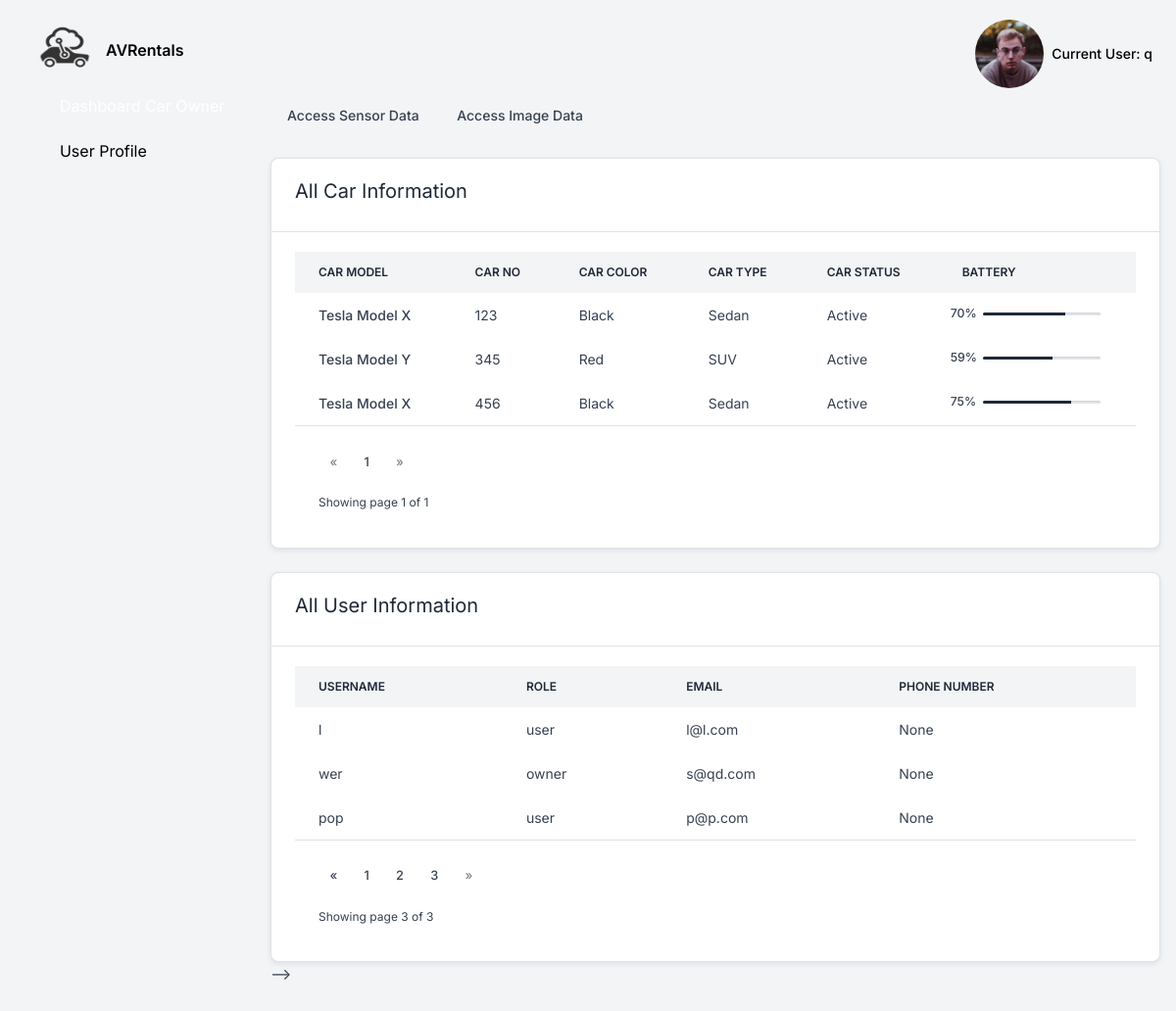
Page /dashboard-admin?page1=3 (signed in) on the earlier database version.
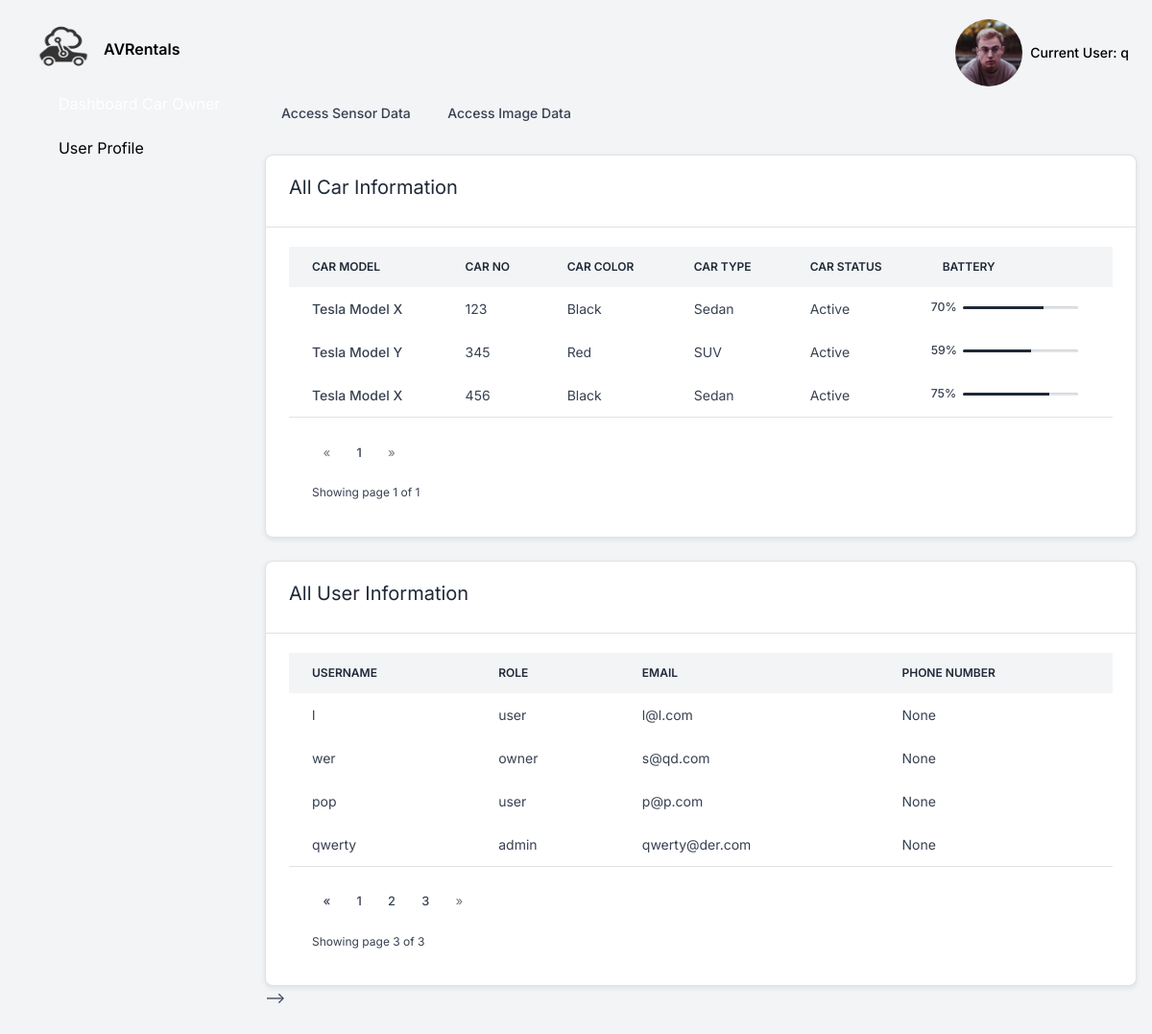
Same page on the later database version.
### apps/authentication/models.py (models this page shows, shortened)
class User(db.Model, UserMixin):
    __tablename__ = 'avrentallogin'
    id = Column(Integer, primary_key=True)
    username = Column(String, unique=True)
    email = Column(String, unique=True)
    password = Column(BINARY)
    role = Column(String)
    firstname = Column(String)
    lastname =  Column(String)
    address =  Column(String)
    city =  Column(String)
    zip =  Column(String)
    houseno = Column(String)
    dob =  Column(String)
    gender =  Column(String)
    phonenumber =  Column(String)
    amount  = Column(Integer)
    car = relationship('Car', backref='owner', lazy='dynamic', primaryjoin='User.id == Car.user_id')

class Car(db.Model):
    __tablename__ = 'avrentalcars'
    id = Column(Integer, primary_key=True)
    user_id = Column(Integer, ForeignKey('avrentallogin.id'))
    carmodel = Column(String)
    carNo = Column(String)
    carcolor = Column(String)
    cartype = Column(String)
    active = Column(String)
    ride = relationship('Ride', backref='ride', lazy='dynamic', primaryjoin='Car.id == Ride.car_id')

### apps/home/routes.py (the view)
@blueprint.route('/dashboard-admin', methods=['GET', 'POST'])
@login_required
def dashboardadmin():
    page = request.args.get('page', 1, type=int)
    page1 = request.args.get('page1', 1, type=int)
    data = Car.query.paginate(page=page, per_page=5)  # data from database
    user_data = User.query.paginate(page=page1, per_page=5)
    random_no = []
    for row in data.items:
        random_no.append(random.randint(50, 100))
    print(random_no)
    return render_template('home/dashboard-admin.html', query=data, user_query=user_data, battery=random_no, zip=zip)

### apps/__init__.py (called while the page is built)
def configure_database(app):
    @app.before_first_request
    def initialize_database():
        db.create_all()
    @app.teardown_request
    def shutdown_session(exception=None):
        db.session.remove()

### apps/authentication/models.py (called while the page is built)
@login_manager.user_loader
def user_loader(id):
    return User.query.filter_by(id=id).first()

### apps/templates/home/dashboard-admin.html (shortened to what this page needs)
{% extends "layouts/base.html" %}
{% block content %}
<div>
    <span><a href="https://account.mongodb.com/account/login" class="btn btn-dark" type="button" target="_blank"
            rel="noopener noreferrer">Access Sensor Data</a></span>
    <span><a href="{{ url_for('home_blueprint.dashboardimagedb') }}" class="btn btn-dark" type="button"
            target="_blank" rel="noopener noreferrer">Access Image Data</a></span>
</div>
<div class="card border-light shadow-sm mb-4 mt-4">
    <div class="card-header d-sm-flex flex-row align-items-center flex-0">
        <div class="d-block mb-3 mb-sm-0">
            <div class="h5 fw-normal mb-2">All Car Information</div>
        </div>
    </div>
    <div class="card-body">
        <div class="table-responsive">
            <table class="table table-centered table-nowrap mb-0 rounded">
                <thead class="thead-light">
                    <tr>
                        <th class="border-0">Car Model</th>
                        <th class="border-0">Car No</th>
                        <th class="border-0">Car Color</th>
                        <th class="border-0">Car Type</th>
                        <th class="border-0">Car Status</th>
                        <th class="border-0">Battery</th>
                    </tr>
                </thead>
                <tbody>
                    {% for row, num in zip(query.items, battery) %}
                    <tr>
                        <td class="border-0 fw-bold">{{row.carmodel}}</td>
                        <td class="border-0">
                            {{row.carNo}}
                        </td>
                        <td class="border-0">
                            {{row.carcolor}}
                        </td>
                        <td class="border-0">
                            {{row.cartype}}
                        </td>
                        <td class="border-0">
                            {% if row.active == 'true'%}
                            Active
                            {% else %}
                            Inactive
                            {%endif%}
                        </td>
                        <td class="border-0">
                            <div class="row d-flex align-items-center">
                                <div class="col-12 col-xl-2 px-0">
                                    <div class="small fw-bold">{{num}}%</div>
                                </div>
                                <div class="col-12 col-xl-10 px-0 px-xl-1">
                                    <div class="progress progress-lg mb-0">
                                        <div class="progress-bar bg-dark" role="progressbar" aria-valuenow="{{num}}"
                                            aria-valuemin="0" aria-valuemax="100" style="width: {{num}}%;"></div>
                                    </div>
                                </div>
                            </div>
                        </td>
                    </tr>
                    {% endfor %}
                </tbody>
            </table>
            <div class="card-footer" style="padding-bottom: 0px;">
                <div class="text-right">
                    <a href="{{ url_for('home_blueprint.dashboardadmin', page=query.prev_num) }}" class="btn btn-outline-dark
                    {% if query.page == 1 %}disabled{% endif %}" style="padding: 0.35rem 0.65rem; font-size: 0.8rem;">
                        &laquo;
                    </a>
                    {% for page_num in query.iter_pages(left_edge=1, right_edge=1, left_current=1, right_current=2)
                    %}
                    {% if page_num %}
                    {% if query.page == page_num %}
                    <a href="{{ url_for('home_blueprint.dashboardadmin', page=page_num) }}" class="btn btn-dark"
                        style="padding: 0.35rem 0.65rem; font-size: 0.8rem;">
                        {{ page_num }}
                    </a>
                    {% else %}
                    <a href="{{ url_for('home_blueprint.dashboardadmin', page=page_num) }}" class="btn btn-outline-dark"
                        style="padding: 0.35rem 0.65rem; font-size: 0.8rem;">
                        {{ page_num }}
                    </a>
                    {% endif %}
                    {% else %}
                    ...
                    {% endif %}
                    {% endfor %}
                    <a href="{{ url_for('home_blueprint.dashboardadmin', page=query.next_num) }}" class="btn btn-outline-dark
       {% if query.page == query.pages %}disabled{% endif %}" style="padding: 0.35rem 0.65rem; font-size: 0.8rem;">
                        &raquo;
                    </a>
                </div>
                <p class="text-right mt-3" style="font-size: 12px;">
                    Showing page {{ query.page }} of {{ query.pages }}
                </p>
            </div>
        </div>
    </div>
</div>
<div class="card border-light shadow-sm">
    <div class="card-header d-sm-flex flex-row align-items-center flex-0">
        <div class="d-block mb-3 mb-sm-0">
            <div class="h5 fw-normal mb-2">All User Information</div>
        </div>
    </div>
    <div class="card-body">
        <div class="table-responsive">
            <table class="table table-centered table-nowrap mb-0 rounded">
                <thead class="thead-light">
                    <tr>
                        <th class="border-0">Username</th>
                        <th class="border-0">Role</th>
                        <th class="border-0">Email</th>
                        <th class="border-0">Phone Number</th>
                    </tr>
                </thead>
                <tbody>
                    {% for row in user_query.items %}
                    <tr>
                        <td class="border-0">
                            {{row.username}}
                        </td>
                        <td class="border-0">
                            {{row.role}}
                        </td>
                        <td class="border-0">
                            {{row.email}}
                        </td>
                        <td class="border-0">
                            {{row.phonenumber}}
                        </td>
                    </tr>
                    {% endfor %}
                </tbody>
            </table>
            <div class="card-footer" style="padding-bottom: 0px;">
                <div class="text-right">
                    <a href="{{ url_for('home_blueprint.dashboardadmin', page1=user_query.prev_num) }}" class="btn btn-outline-dark
                    {% if user_query.page == 1 %}disabled{% endif %}"
                        style="padding: 0.35rem 0.65rem; font-size: 0.8rem;">
                        &laquo;
                    </a>
                    {% for page_num in user_query.iter_pages(left_edge=1, right_edge=1, left_current=1, right_current=2)
                    %}
                    {% if page_num %}
                    {% if user_query.page == page_num %}
                    <a href="{{ url_for('home_blueprint.dashboardadmin', page1=page_num) }}" class="btn btn-dark"
                        style="padding: 0.35rem 0.65rem; font-size: 0.8rem;">
                        {{ page_num }}
                    </a>
                    {% else %}
                    <a href="{{ url_for('home_blueprint.dashboardadmin', page1=page_num) }}"
                        class="btn btn-outline-dark" style="padding: 0.35rem 0.65rem; font-size: 0.8rem;">
                        {{ page_num }}
                    </a>
                    {% endif %}
                    {% else %}
                    ...
                    {% endif %}
                    {% endfor %}
                    <a href="{{ url_for('home_blueprint.dashboardadmin', page1=user_query.next_num) }}" class="btn btn-outline-dark
       {% if user_query.page == user_query.pages %}disabled{% endif %}"
                        style="padding: 0.35rem 0.65rem; font-size: 0.8rem;">
                        &raquo;
                    </a>
                </div>
                <p class="text-right mt-3" style="font-size: 12px;">
                    Showing page {{ user_query.page }} of {{ user_query.pages }}
                </p>
            </div>
        </div>
    </div>
</div>
{% endblock content %}

### apps/templates/layouts/base.html (shortened to what this page needs)
<!DOCTYPE html>
<html lang="en">
<head>
<link type="text/css" href="/static/assets/vendor/@fortawesome/fontawesome-free/css/all.min.css" rel="stylesheet">
<link type="text/css" href="/static/assets/vendor/sweetalert2/dist/sweetalert2.min.css" rel="stylesheet">
<link type="text/css" href="/static/assets/vendor/notyf/notyf.min.css" rel="stylesheet">
<link type="text/css" href="/static/assets/css/volt.css" rel="stylesheet">
</head>
<body>
  {% include 'includes/sidebar.html' %}
  <main class="content">
    {% include 'includes/navigation.html' %}
    {% block content %}{% endblock content %}
    {% include 'includes/footer.html' %}
  </main>
</body>
</html>

### apps/templates/includes/sidebar.html (shortened to what this page needs)
<nav id="sidebarMenu" class="sidebar d-md-block bg-dark collapse" data-simplebar>
  <div class="sidebar-inner px-4 pt-3">
    <ul class="nav flex-column pt-3 pt-md-0">
      <li class="nav-item">
        <a href="/" class="nav-link d-flex align-items-center">
          <div class="sidebar-icon">
            <img src="{{url_for('static', filename='assets/img/icon_av_cloud.png')}}" alt=logo width="60" height="50">
          </div>
          <div class="mt-1 ms-1 txt"><b>AVRentals</b></div>
        </a>
      </li>
      <li class="nav-item">
        {% if current_user.role == 'admin' %}
        <a href="{{ url_for('home_blueprint.dashboardadmin') }}" class="nav-link">
          <span class="sidebar-icon"><span class="fas fa-chart-pie"></span></span>
          <span class="txt">Dashboard Cloud Staff</span>
        </a>
        {% else %}
        {% if current_user.role == 'owner' %}
        <a href="{{ url_for('home_blueprint.dashboardowner') }}" class="nav-link">
          <span class="sidebar-icon"><span class="fas fa-chart-pie"></span></span>
          <span class="sidebar-text">Dashboard Car Owner</span>
        </a>
        {% else %}
        <a href="{{ url_for('home_blueprint.dashboard') }}" class="nav-link">
          <span class="sidebar-icon"><span class="fas fa-chart-pie"></span></span>
          <span class="txt ">Dashboard Car User</span>
        </a>
        {% endif %}
        {% endif %}
      </li>
        <a href="{{ url_for('home_blueprint.settings') }}" class="nav-link">
          <span class="sidebar-icon"><span class="nav-item fas fa-cog"></span></span>
          <span class="txt">User Profile</span>
        </a>
    </ul>
  </div>
</nav>

### apps/templates/includes/navigation.html (shortened to what this page needs)
<nav class="navbar navbar-top navbar-expand navbar-dashboard navbar-dark ps-0 pe-2 pb-0">
  <div class="container-fluid px-0">
    <div class="d-flex justify-content-between w-100" id="navbarSupportedContent">
      <ul class="navbar-nav align-items-center">
        <li class="nav-item dropdown">
          <a class="nav-link text-dark me-lg-3 icon-notifications dropdown-toggle" data-unread-notifications="true"
            href="#" role="button" data-bs-toggle="dropdown" aria-haspopup="true" aria-expanded="false">
            <span class="icon icon-sm">
              <span class="fas fa-bell bell-shake"></span>
            </span>
          </a>
        </li>
        <li class="nav-item dropdown">
          <a class="nav-link dropdown-toggle pt-1 px-0" href="#" role="button" data-bs-toggle="dropdown"
            aria-expanded="false">
            <div class="media d-flex align-items-center">
              <img id="avatar" alt="Image placeholder"
                src="/static/assets/img/team/profile-picture-2.jpg">
              <div class="media-body ms-2 text-dark align-items-center d-none d-lg-block">
                <span class="mb-0 font-small fw-bold txt">
                  Current User: <strong>{{ current_user.username }}</strong>
                </span>
              </div>
            </div>
          </a>
        </li>
      </ul>
    </div>
  </div>
</nav>

### apps/templates/includes/footer.html (shortened to what this page needs)
<footer class="footer section py-5">
</footer>

Differences in the rows shown:
added User: username "qwerty", role "admin", email "qwerty@der.com", phonenumber "None"
